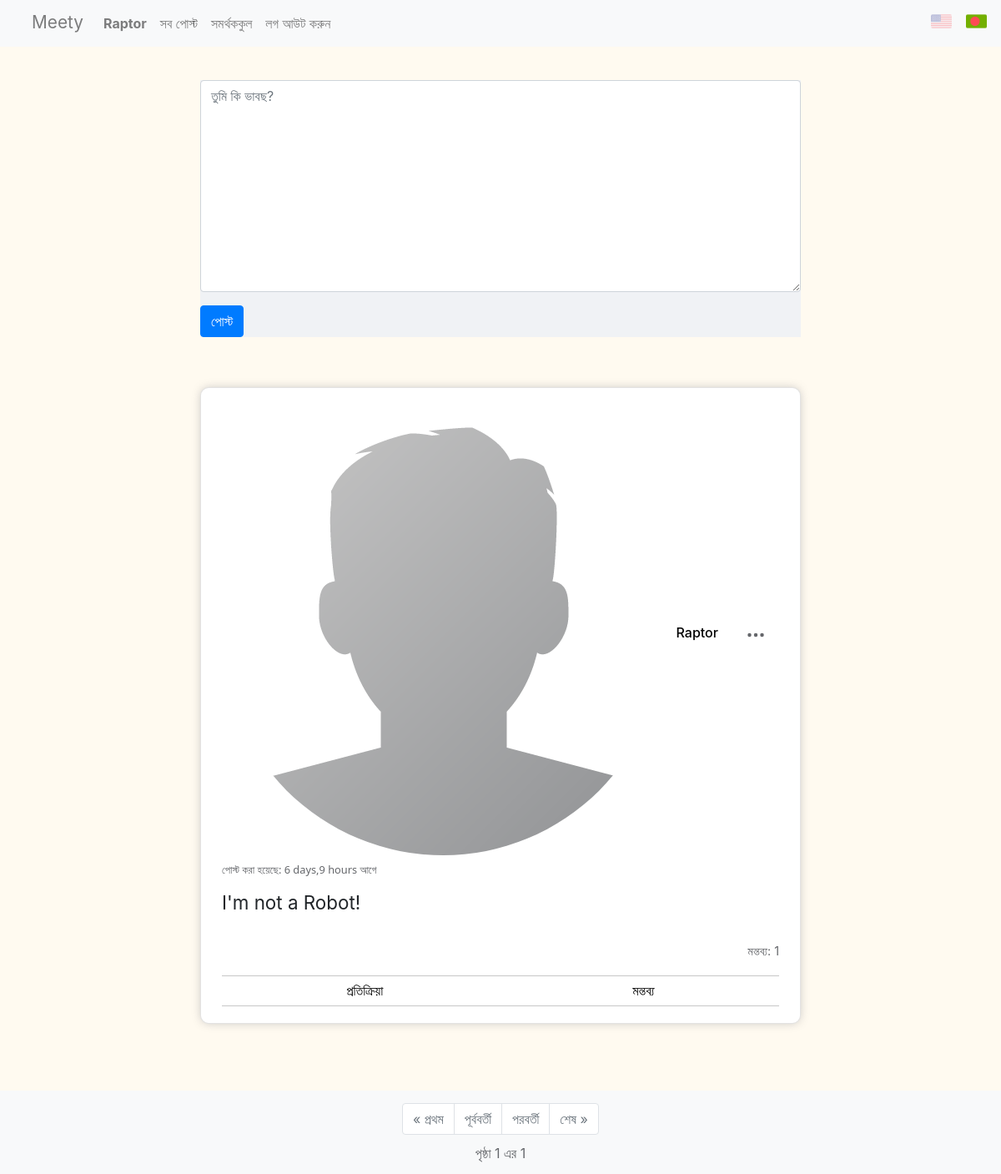
/ (signed in), run on the app's committed database.
### network/models.py (models this page shows, shortened)
class User(AbstractUser):
    pass

class UpPost(models.Model):
    user = models.ForeignKey(User, on_delete=models.CASCADE, verbose_name="posted by", related_name="posts")
    content = models.TextField(blank=False)
    date = models.DateTimeField(auto_now_add=True, null=False, blank=True, verbose_name="posted on")
    class Meta:
        verbose_name="post"
        verbose_name_plural = "posts"

class Profile(models.Model):
    user = models.OneToOneField(User, on_delete=models.CASCADE, related_name="profile")
    name = models.CharField(max_length=120, blank=True, null=True)
    dob = models.DateField(blank=True, null=True)
    country = CountryField(blank= True, null=True)
    img = models.ImageField(default="pro_pics/default.png", upload_to="pro_pics")
    about = models.TextField(blank=True, null=True)

### network/views.py (the view)
# urls.py: path("", views.index, name="index"),
def index(request):
    alls = UpPost.objects.order_by("-date").all()
    paginator = Paginator(alls, 10)
    page_num = request.GET.get('page')
    page_obj = paginator.get_page(page_num)
    return render(request, "network/index.html", {"post_form": ProcPost(), "comment_form": ProcComment(auto_id=False), "page_obj": page_obj, "availability":True})

### network/process.py
class ProcPost(forms.ModelForm):
    content = forms.CharField(label="Description", widget=forms.Textarea(attrs={'placeholder':_("What's on your mind?"),'autofocus':'autofocus','class':'form-control','aria-label':_("post content")}))
    class Meta:
        model = UpPost
        fields = ["content"]

class ProcComment(forms.ModelForm):
    content = forms.CharField(widget=forms.Textarea(attrs={'placeholder':_("Your comment..."),'line':'1','class':'form-control','aria-label':_("comment content")}))
    class Meta:
        model = Comment
        fields = ["content"]

### network/templatetags/react_type.py (called while the page is built)
@register.filter
@stringfilter
def till(value, delimiter=None):
    return value.split(delimiter)[0]

### network/templates/network/index.html (shortened to what this page needs)
{% extends "network/layout.html" %}
{% load static %}
{% load i18n %}
{% block body %}
    {% if user.is_authenticated and availability %}
    <div class="post-form-cont">
        <form action="{% url 'ppost' act='post' %}" method="post">
            <div class="form-group">
                {{ post_form.content }}
            </div>
            <input class="btn btn-primary" type="submit" value='{% trans "Post" %}'>
        </form>
    </div>
    {% endif %}
    {% for post in page_obj.object_list %}
        {% include "network/posts.html" %}
    {% empty %}
        <div class="empty-post">
            {% trans "No posts here." %}
        </div>
    {% endfor %}
    {% include "network/paginator.html" %}
{% endblock %}

### network/templates/network/layout.html (shortened to what this page needs)
{% load static %}
{% load i18n %}
<!DOCTYPE html>
<html lang="en">
    <head>
        <link rel="stylesheet" href="https://stackpath.bootstrapcdn.com/bootstrap/4.4.1/css/bootstrap.min.css">
        <link href="{% static 'network/styles.css' %}" rel="stylesheet">
        <link href="https://emoji-css.afeld.me/emoji.css" rel="stylesheet">
        <link rel="stylesheet" type="text/css" href="https://npmcdn.com/flatpickr/dist/themes/dark.css">
    </head>
    <body>
        <nav class="nav-grid bg-light">
            <a class="network-link" href="{% url 'index' %}">Meety</a>
            <nav class="navbar navbar-expand-md navbar-light">
                <div class="collapse navbar-collapse" id="navbarNav">
                    <ul class="navbar-nav mr-auto">
                        {% if user.is_authenticated %}
                            <li class="nav-item">
                                <a class="nav-link" href="{% url 'profile' id=user.id %}"><strong>{{ user.username }}</strong></a>
                            </li>
                        {% endif %}
                        <li class="nav-item">
                            <a class="nav-link" href="{% url 'index' %}">{% trans "All Posts" %}</a>
                        </li>
                        {% if user.is_authenticated %}
                            <li class="nav-item">
                                <a class="nav-link" href="{% url 'follow' %}">{% trans "Following" %}</a>
                            </li>
                            <li class="nav-item">
                                <a class="nav-link" href="{% url 'logout' %}">{% trans "Log Out" %}</a>
                            </li>
                        {% endif %}
                    </ul>
                </div>
            </nav>
            <div class="choose-lang">
                {% get_current_language as LANGUAGE_CODE %}
                {% get_language_info_list for LANGUAGE as language %}
                <form action="{% url 'set_language' %}" method="POST" style="display:inline!important;">
                    <button class="lang-button {% if LANGUAGE_CODE == "bn" %} grey-out {% endif %}" name="language", type="submit" value="en">
                        <img src="{% static 'network/flag_images/united-states.png' %}" alt="USA" width="25", height="25">
                    </button>
                    <button class="lang-button {% if LANGUAGE_CODE != "bn" %} grey-out {% endif %}" name="language", type="submit" value="bn">
                        <img src="{% static 'network/flag_images/bangladesh.png' %}" alt="BD" width="25", height="25">
                    </button>
                </form>
            </div>
        </nav>
        <div class="body">
            {% block body %}
            {% endblock %}
        </div>
    </body>
</html>

### network/templates/network/posts.html (shortened to what this page needs)
{% load react_type %}
{% load i18n %}
<div class="post-comment-element">
    <div class="post" id='post_{{ post.id }}'>
        <div class="post-user">
            <img class="round-pic post-pro-pic" src="{{ post.user.profile.img.url }}" title={{ post.user }} alt="profile picture">
            <a href="{% url 'profile' id=post.user.id %}">{{ post.user }}</a>
        </div>
        {% if user.id == post.user.id %}
            <div class="delete-edit-panel">
                <div class="dropdown">
                    <a class="btn icon-button" href="#" role="button" id="dropdownMenulink_{{ post.id }}" data-toggle="dropdown" aria-haspopup="true" aria-expanded="false">
                        <svg width="1.5em" height="1.5em" viewBox="0 0 16 16" class="bi bi-three-dots" fill="rgb(101, 103, 107)" xmlns="http://www.w3.org/2000/svg">
                            <path fill-rule="evenodd" d="M3 9.5a1.5 1.5 0 1 1 0-3 1.5 1.5 0 0 1 0 3zm5 0a1.5 1.5 0 1 1 0-3 1.5 1.5 0 0 1 0 3zm5 0a1.5 1.5 0 1 1 0-3 1.5 1.5 0 0 1 0 3z"/>
                        </svg>
                    </a>
                </div>
            </div>
        {% endif %}
        <div class="post-date">
            {% trans "Posted: " %} {{post.date|timesince}} {% trans "ago" %}
        </div>
        <div class="content post-content short">
            {{ post.content }}
        </div>
        <div class="react-data">
            <ul class="emoji-list">
            </ul>
        </div>
        <div class="comment-data">
            <span class="comment-count">{% trans "Comments: " %} {{post.comments.all.count}}</span>
        </div>
        {% if user.is_authenticated %}
        <div class="react-com-con">
            <div class="react-panel">
                <button class="react-button" name="react">{% trans "React" %}</button>
            </div>
            <button class="comment-button" data-toggle="collapse" data-target="#post_{{ post.id }} ~ .comment-section" aria-expanded="false" aria-controls="comment-section">{% trans "Comments" %}</button>
        </div>
        {% endif %}
    </div>
</div>

### network/static/network/styles.css (style rules this page uses)
:root { --secondary-text: rgb(101, 103, 107); --secondary-text-family: "Segoe UI", Helvetica, Arial, sans-serif; --hover-color: rgba(128, 128, 128, 0.15); }
html { position: relative; min-height: 100%; }
body { background-color: floralwhite; margin: 0 0 180px; }
.round-pic { border-radius: 50%; object-fit: cover; }
.nav-grid { display:grid!important; grid-template-columns: 100px 5fr 90px; grid-auto-rows: minmax(56px, auto); }
.nav-grid .network-link { padding-top: 11px; justify-self: end; font-size: 1.3em; font-weight: 1.3em; color: rgba(0,0,0, 0.5); }
.nav-grid .navbar-collapse li { text-align: center; }
.choose-lang { padding-top: 11px; }
.lang-button { border: none; background: transparent; }
.grey-out { opacity: 0.35; }
.post-comment-element { margin: 30px auto; max-width: 40%; padding: 5px; border-radius: 10px; border: 1px solid #cac7c785; background-color: white; box-shadow: 0px 0px 12px -2px rgba(173,173,173,0.8); }
.post { margin: 0px auto; padding: 25px 20px 15px 20px; }
.post-form-cont { margin: 40px auto 60px auto; max-width: 40%; background-color: #F0F2F5; }
.post { display: grid; grid-template-columns: repeat(12, 1fr); grid-template-rows: repeat(3, minmax(40px, auto)) minmax(0px, auto) minmax(40px, auto) minmax(0px, auto); }
.post-user { grid-column: 1/12; grid-row: 1/2; }
.post .delete-edit-panel { grid-column: 12/13; grid-row: 1/2; }
.post-date { grid-column: 1/13; grid-row: 2/3; }
.post-content { grid-column: 1/13; grid-row: 3/4; }
.post .react-data { grid-column: 1/7; grid-row: 5/6; }
.comment-data { grid-column: 7/13; grid-row: 5/6; }
.post .react-com-con { grid-column: 1/13; grid-row: 6/7; display: grid; }
.post .react-panel { grid-column: 1/7; grid-row: 1/2; }
.post .comment-button { grid-column: 7/13; grid-row: 1/2; }
.delete-edit-panel { grid-column: 12/13; grid-row: 1/3; }
.post-user a { padding-left: 10px; font-weight: 500; color: black; }
.post .delete-edit-panel { justify-self: center; align-self: center; }
.post .icon-button { padding: 5px 6px; border-radius: 20px; }
.post-date { align-self: top; font-family: var(--secondary-text-family); font-size: 0.8em; font-weight: 350; padding-top: 8px; color: var(--secondary-text) }
.post-content { padding-bottom: 30px; font-size: 1.4em; }
.content { max-height: none; line-height: 1.5em; overflow-wrap: break-word; overflow: hidden; }
.content.short { max-height: 120px; }
.post .react-data { align-self: top; }
.emoji-list { display: inline; }
.comment-data { align-self: top; justify-self: end; font-size: 0.9em; font-weight: 380; color: var(--secondary-text); }
.post .react-com-con { border-top: 1px solid rgba(128, 128, 128, 0.438); border-bottom: 1px solid rgba(128, 128, 128, 0.438); }
.react-com-con { position: relative; }
.react-com-con button { background: transparent; border: none; border-radius: 7px; padding: 5.5px 0px; }
.post .react-button { width: 100%; height: 100%; }
.icon-button { background: transparent; border: transparent; transition: background 0.2s; }
@media screen and (max-width: 1500px) { .post-comment-element, .post-form-cont { max-width: 50%; } }
@media screen and (max-width: 1200px) { .post-comment-element, .post-form-cont { max-width: 60%; } }

### data on the page
User: username "Raptor"
UpPost: user.profile.img (placeholder picture), user "Raptor", date "6 days,9 hours", content "I'm not a Robot!", comments.all.count "1"

### other printed values
{{ page_obj.number }} "1"
{{ page_obj.paginator.num_pages }} "1"
